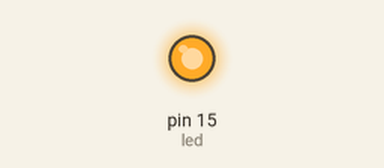
Simulated run of this program. Board: MicroPython board. Shown: output pins drawn as LEDs (lit = HIGH).

Above: at 0.1 s.
Timing chart, 0 to 1.6 s (numbered marks = the images above):
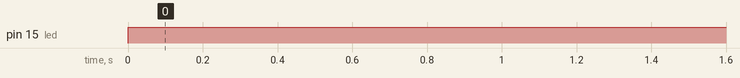

The program:

Codigo.py
```python
from machine import Pin

# Configurar los pines
sensor_sonido = Pin(0, Pin.IN)
led = Pin(15, Pin.OUT)

while(True):

    # Leer el valor 1 - 0  del sensor de sonido
    valor_digital = sensor_sonido.value()

    # Aplicar el valor leido al pin del LED
    led.value(valor_digital)
```

Measured:
- by itself, pin 15 (led): LOW → HIGH at 0.00 s
